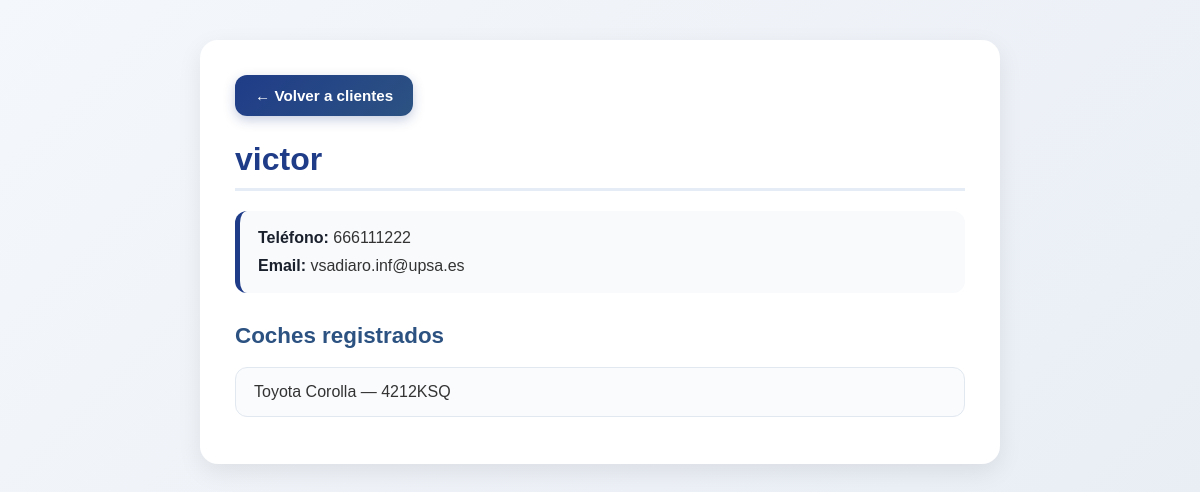
The page /gestion/clientes/1/ on the database as committed earlier.
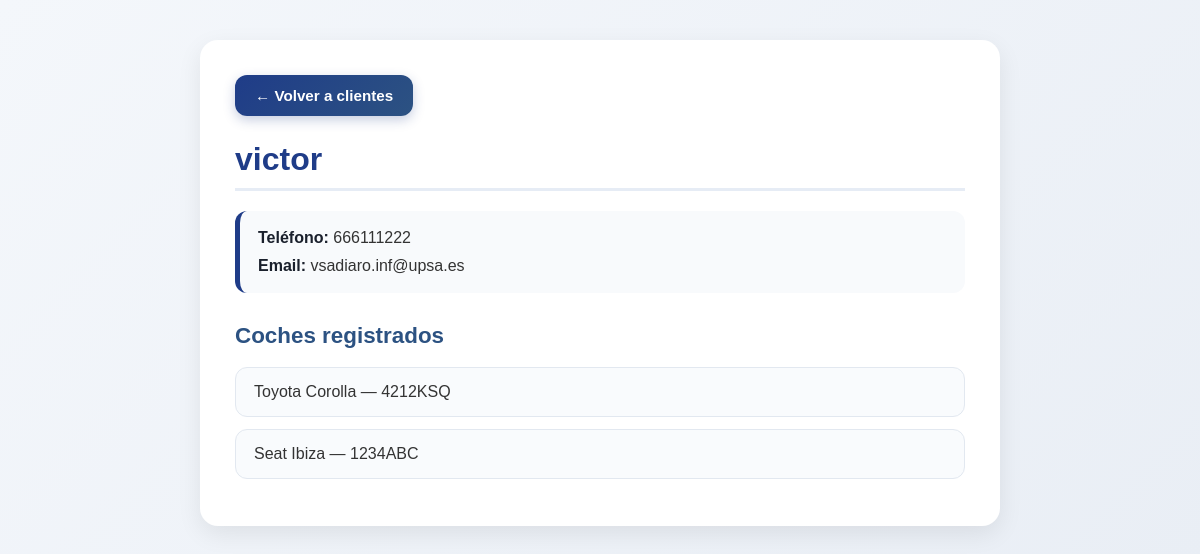
The same page on the database as committed later.
### app_gestionar_taller/models.py (models this page shows, shortened)
class Coche(models.Model):
    cliente = models.ForeignKey(Cliente, on_delete=models.CASCADE)
    marca = models.CharField(max_length=50)
    modelo = models.CharField(max_length=50)
    matricula = models.CharField(max_length=10, unique=True)

### app_gestionar_taller/views.py (the view)
# urls.py: path('clientes/<int:cliente_id>/', detalle_cliente, name='detalle_cliente'),
def detalle_cliente(request, cliente_id):
    cliente = get_object_or_404(Cliente, id=cliente_id)
    coches = Coche.objects.filter(cliente=cliente)
    contexto = {
        'cliente': cliente,
        'coches': coches,
    }
    return render(request, 'detalle_cliente.html', contexto)

### app_gestionar_taller/templates/detalle_cliente.html (shortened to what this page needs)
<!DOCTYPE html>
<html lang="es">
<head>
</head>
<body>
    <div class="container">
        <a href="{% url 'lista_clientes' %}" class="back-button">← Volver a clientes</a>
        <h1>{{ cliente.nombre }}</h1>
        <div class="info">
            <p><strong>Teléfono:</strong> {{ cliente.telefono }}</p>
            <p><strong>Email:</strong> {{ cliente.email }}</p>
        </div>
        <h2>Coches registrados</h2>
        {% if coches %}
            <ul>
                {% for coche in coches %}
                <li>{{ coche.marca }} {{ coche.modelo }} — {{ coche.matricula }}</li>
                {% endfor %}
            </ul>
        {% else %}
            <p class="empty-message">Este cliente no tiene coches registrados en el taller.</p>
        {% endif %}
    </div>
</body>
</html>

Rows that differ between the two databases and show on the page:
added Coche: marca "Seat", modelo "Ibiza", matricula "1234ABC"
